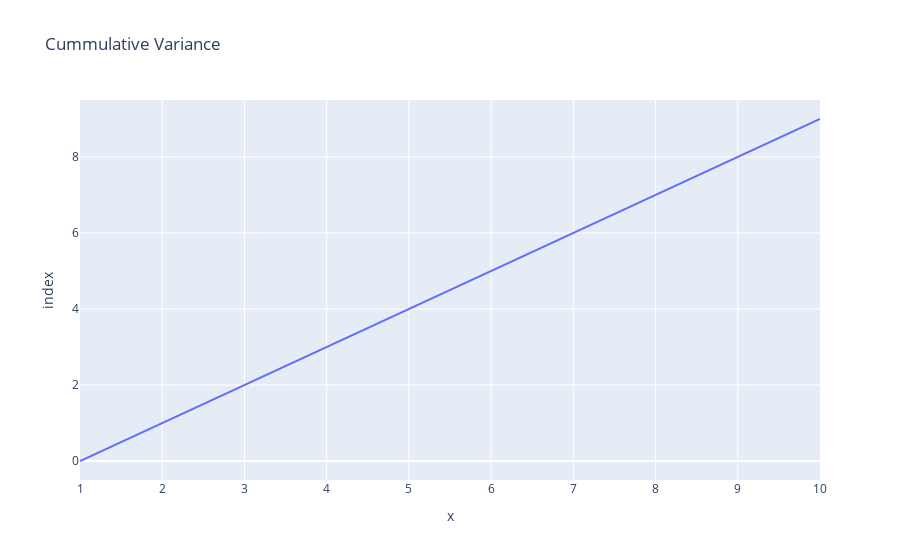

Source (notebook cell):
### Code cell
fig = px.line(pca.explained_variance_ratio_.cumsum(),range(1,11),title = "Cummulative Variance")
fig.update_traces(textposition='top right')
fig.show()

### Figure 1 — Plotly figure (JSON) as saved in the notebook; plotly's stock layout.template omitted (floating-point values rounded to 4 significant figures)
{"data": [{"hovertemplate": "x=%{x}<br>index=%{y}<extra></extra>", "legendgroup": "", "line": {"color": "#636efa", "dash": "solid"}, "marker": {"symbol": "circle"}, "mode": "lines", "name": "", "orientation": "h", "showlegend": false, "textposition": "top right", "type": "scatter", "x": [1, 2, 3, 4, 5, 6, 7, 8, 9, 10], "xaxis": "x", "y": [0, 1, 2, 3, 4, 5, 6, 7, 8, 9], "yaxis": "y"}], "layout": {"legend": {"tracegroupgap": 0}, "title": {"text": "Cummulative Variance"}, "xaxis": {"anchor": "y", "domain": [0, 1], "title": {"text": "x"}}, "yaxis": {"anchor": "x", "domain": [0, 1], "title": {"text": "index"}}}}
